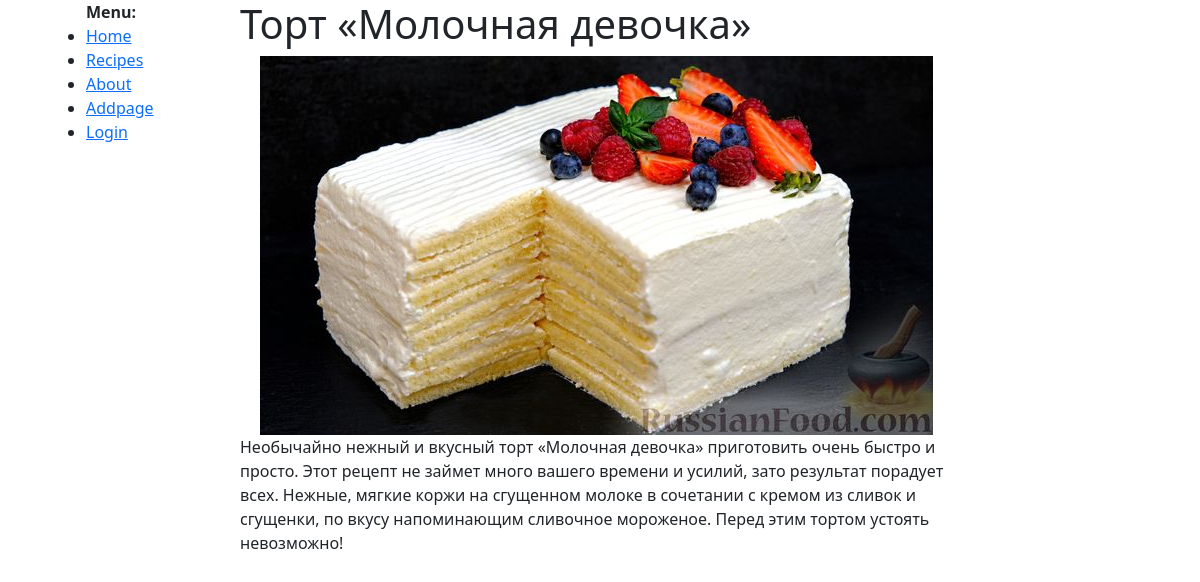
The app's page /post/tort-molochnaya-devochka/ with its own data.
### shop/models.py (models this page shows, shortened)
class Cake(models.Model):
    title = models.CharField(max_length=255, verbose_name='Заголовок')
    slug = models.SlugField(max_length=255, unique=True, db_index=True, verbose_name='URL')
    content = models.TextField(blank=True, verbose_name='Описание')
    photo = models.ImageField(upload_to="photo/")
    time_create = models.DateTimeField(auto_now_add=True)
    time_update = models.DateTimeField(auto_now=True)
    is_pub = models.BooleanField(default=True)
    cat = models.ForeignKey('Category', on_delete=models.PROTECT)
    class Meta:
        verbose_name = 'Торты'
        verbose_name_plural = 'Торты'
        ordering = ['time_create', 'title']

### shop/views.py (the view)
# urls.py: path('post/<slug:post_slug>/', ShowPost.as_view(), name="post"),
class ShowPost(DetailView):
    model = Cake
    template_name = 'shop/post.html'
    slug_url_kwarg = 'post_slug'
    context_object_name = 'post'
    def get_context_data(self, *, object_list=None, **kwargs):
        context = super().get_context_data(**kwargs)
        context['menu'] = menu
        context['title'] = menu[0]['title']
        context['cat_selected'] = 0
        return context

### shop/templates/shop/post.html
{% extends 'shop/base.html' %}
{% block content %}
<h1> {{ post.title }}</h1>
{% if post.photo %}
            <img hspace = '20' src="{{ post.photo.url }}">
         {% endif %}
{{post.content|linebreaks}}
{% endblock %}

### records on screen
Cake: photo (picture), content "Необычайно нежный и вкусный торт «Молочная девочка» приготовить очень быстро и просто. Этот рецепт не займет много вашего времени и усилий, зато результат порадует всех. Нежные, мягкие коржи на сгущенном молоке в сочетании с кремом из сливок и сгущенки, по вкусу напоминающим сливочное мороженое. Перед этим тортом устоять невозможно!"

### other values on screen
{{ i.title }} "Home" "Recipes" "About" "Addpage" "Login"
